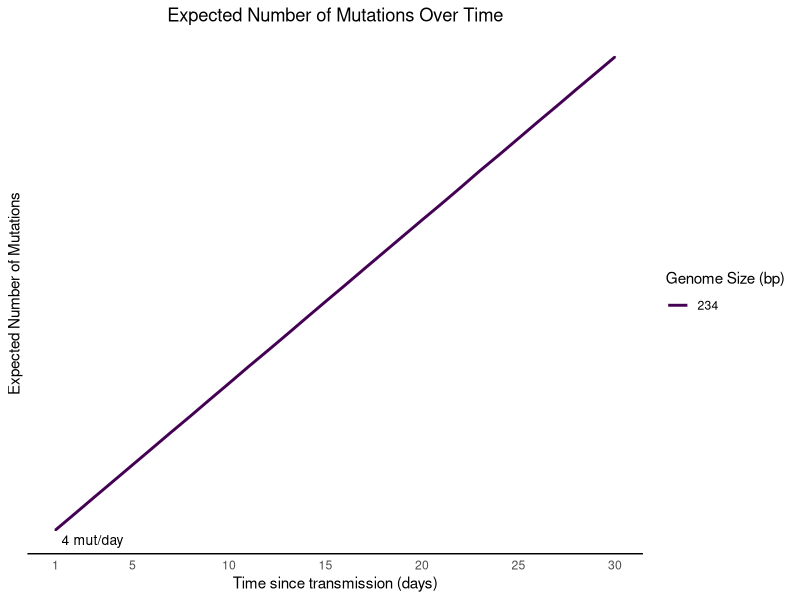
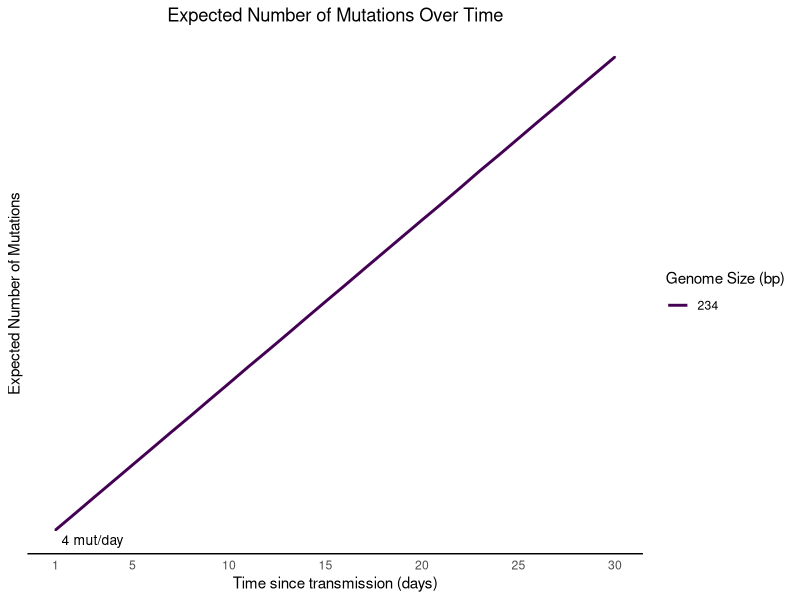

Here is the R script that generated these plots, in order:
#############################################################
# Monte Carlo simulation of mutation accumulation over time #
#                        Version 1.0                        #
#                Author: Adam A. Capoferri, PhD             #
#                Contact: adam.capoferri@nih.gov            #
#############################################################

# Introduction: This performs a Monte Carlo simulation to estimate the accumulation of mutations in sequenced genomes over time. It follows a Poisson distribution to model daily mutations, accounts for assay error, and visualizes the results as mutation counts over different time spans. Simulate mutation accumulation and observe how mutation counts vary over time with different genome sizes. This can be useful for understanding mutation dynamics and sequencing error impacts over time. Acute HIV-1 infection is the pathogen in mind when developing. Detailed in Capoferri and Boltz et al. (manuscript in prep.).

# Informational inputs are as follows:
  # "Sequenced" genome length, or G, allows you to explore multiple lengths to compare estimated lambdas of 500bp vs 3000bp for instance. It is agnostic to what region you are sequencing.
  # The time range (1-30 days), is to capture the acute phase of infection during the early Fiebig stages. Around 30 days, the adaptive immune response starts to kick in, and thus will nullify the model here. This script is designed mostly past the eclipse phase, starting with Fiebig I to Fiebig III and probably IV (11-30 days)
  # Number of genomes as the starting population size
  # The single round of HIV-1 RT mutation rate, epsilon, is a scaling factor (Mansky and Temin)
  # Number of Monte Carlo Iterations to run (currently set to 100,000)
  # Assay error-rate noise of 0.03% based on Palmer et al. Coffin (Journal of Clinical Microbiology, 2005)


# Load libraries
library(ggplot2)
library(viridis)
library(dplyr)

# Function to calculate expected mutations with Monte Carlo simulation
calculate_mutations_monte_carlo <- function(genome_size_bp, num_genomes, mutation_rate_per_bp, days, assay_error_rate) {
  # Calculate total number of bases sequenced
  total_bases_sequenced <- genome_size_bp * num_genomes
  
  # Calculate the expected number of mutations per day
  expected_mutations_per_day <- mutation_rate_per_bp * total_bases_sequenced
  
  # Simulate mutations for each day using Poisson distribution
  total_mutations <- sum(rpois(days, expected_mutations_per_day))
  
  # Apply assay error rate (once added)
  total_mutations <- total_mutations + round(total_bases_sequenced * assay_error_rate)
  
  # Return total mutations and total bases sequenced
  return(list(total_mutations = total_mutations, total_bases_sequenced = total_bases_sequenced))
}

# Function to run Monte Carlo simulation for n iterations
run_monte_carlo_simulation <- function(n_iterations, genome_size_bp, num_genomes, mutation_rate_per_bp, days, assay_error_rate) {
  # Initialize vector to store mutation counts for each iteration
  mutations_results <- numeric(n_iterations)
  
  # Loop through n iterations
  for (i in 1:n_iterations) {
    # Calculate mutations for this iteration using Monte Carlo simulation
    results <- calculate_mutations_monte_carlo(genome_size_bp, num_genomes, mutation_rate_per_bp, days, assay_error_rate)
    
    # Store total mutations
    mutations_results[i] <- results$total_mutations
  }
  
  # Return mutation counts
  return(mutations_results)
}

# Parameters for multiple genome sizes and days
genome_sizes <- c(234)  # Different genome sizes in base pairs
days_list <- c(1:30)         # Different days of infection
num_genomes <- 520        # Number of genomes sequenced
mutation_rate_per_bp <- 3E-05 # RT mutation rate (3 mutations per 100,000 bases per day)
n_iterations <- 100000       # Number of Monte Carlo iterations to run
assay_error_rate <- 0.0003   # Assay error rate of 0.03%

# Initialize data frame to store results
all_results <- data.frame()

# Run the simulation for each combination of genome size and days
for (genome_size in genome_sizes) {
  daily_means <- numeric()  # Store daily mean mutations for each day
  
  for (days in days_list) {
    # Run the Monte Carlo simulation
    mutation_counts <- run_monte_carlo_simulation(n_iterations, genome_size, num_genomes, mutation_rate_per_bp, days, assay_error_rate)
    
    # Calculate mean mutation count for the current day value
    daily_mean_mutations <- mean(mutation_counts)
    daily_means <- c(daily_means, daily_mean_mutations)
  }
  
  # Calculate slope of mean mutations over time using linear regression
  lm_result <- lm(daily_means ~ days_list)
  slope <- round(coef(lm_result)["days_list"], 0)  # Extract and round slope to 1 decimal place
  
  # Append each combination’s summary statistics and slope
  summary_stats <- data.frame(
    Genome_Size = genome_size,
    Days = days_list,
    Mean_Mutations = daily_means,
    Slope = slope  # Include the calculated slope
  )
  
  # Append to main results data frame
  all_results <- rbind(all_results, summary_stats)
}

# Plotting the results without grid lines but with axes lines
mutation_plot <- ggplot(all_results, aes(x = Days, y = Mean_Mutations, color = factor(Genome_Size))) +
  geom_line(size = 1) +
  geom_point(size = 0) +
  scale_color_viridis(discrete = TRUE, option = "D") +
  scale_x_continuous(breaks = c(1, 5, 10, 15, 20, 25, 30), 
                     labels = c("1", "5", "10", "15", "20", "25", "30")) +
  scale_y_continuous(breaks = seq(0, max(6000, max(all_results$Mean_Mutations)), by = 500)) + # Ensure inclusion of 6000
  labs(title = "Expected Number of Mutations Over Time",
       x = "Time since transmission (days)",
       y = "Expected Number of Mutations",
       color = "Genome Size (bp)") +
  theme_minimal() +
  theme(plot.title = element_text(hjust = 0.5),
        panel.grid.major = element_blank(),  # Remove major grid lines
        panel.grid.minor = element_blank(),  # Remove minor grid lines
        axis.line = element_line(color = "black")) +  # Retain axis lines
  geom_text(data = all_results %>% group_by(Genome_Size) %>% slice(1),
            aes(label = paste(Slope, "mut/day")),
            hjust = -0.1, vjust = 1.5, size = 3.5, color = "black")

# Save plot as PDF, change as needed
ggsave("Expected_Mutations_vs_Time.pdf", mutation_plot, width = 8, height = 6)

# Print the plot
print(mutation_plot)
print(all_results)

# Save the results to a CSV file, change as needed
write.csv(all_results, "Monte_Carlo_Mutations_Results.csv", row.names = FALSE)

### END ###

# Additional Information:
  # Expected Mutations per Day: expected_mutations_per_day=mutation_rate_per_bp×(genome_size_bp×num_genomes).This calculates the average number of mutations expected per day based on the mutation rate per base pair and the total number of bases sequenced across all genomes.
  # Poisson Simulation of Daily Mutations: Each day, the script simulates the actual mutation count using a Poisson distribution with the calculated expected mutations per day as the mean. This simulates the natural variability in mutation counts around the expected average.
  # Assay Error Adjustment: total_mutations=total_mutations+round(total_bases_sequenced×assay_error_rate). After calculating the mutations over time, a fraction is added to account for sequencing errors based on a specified assay error rate.
  # Monte Carlo Simulation: To obtain a stable estimate of mutation accumulation, the script repeats this daily simulation multiple times (n_iterations) for each parameter combination. It then calculates the average mutation count across all iterations for each time point.
  # Slope Calculation (Mutation Accumulation Rate): The script performs a linear regression on the mean mutation counts over days to find the slope. Where slope= delta(mean mutation count)/delta(days) with the slope indicate the rate of mutation accumulation per day.
